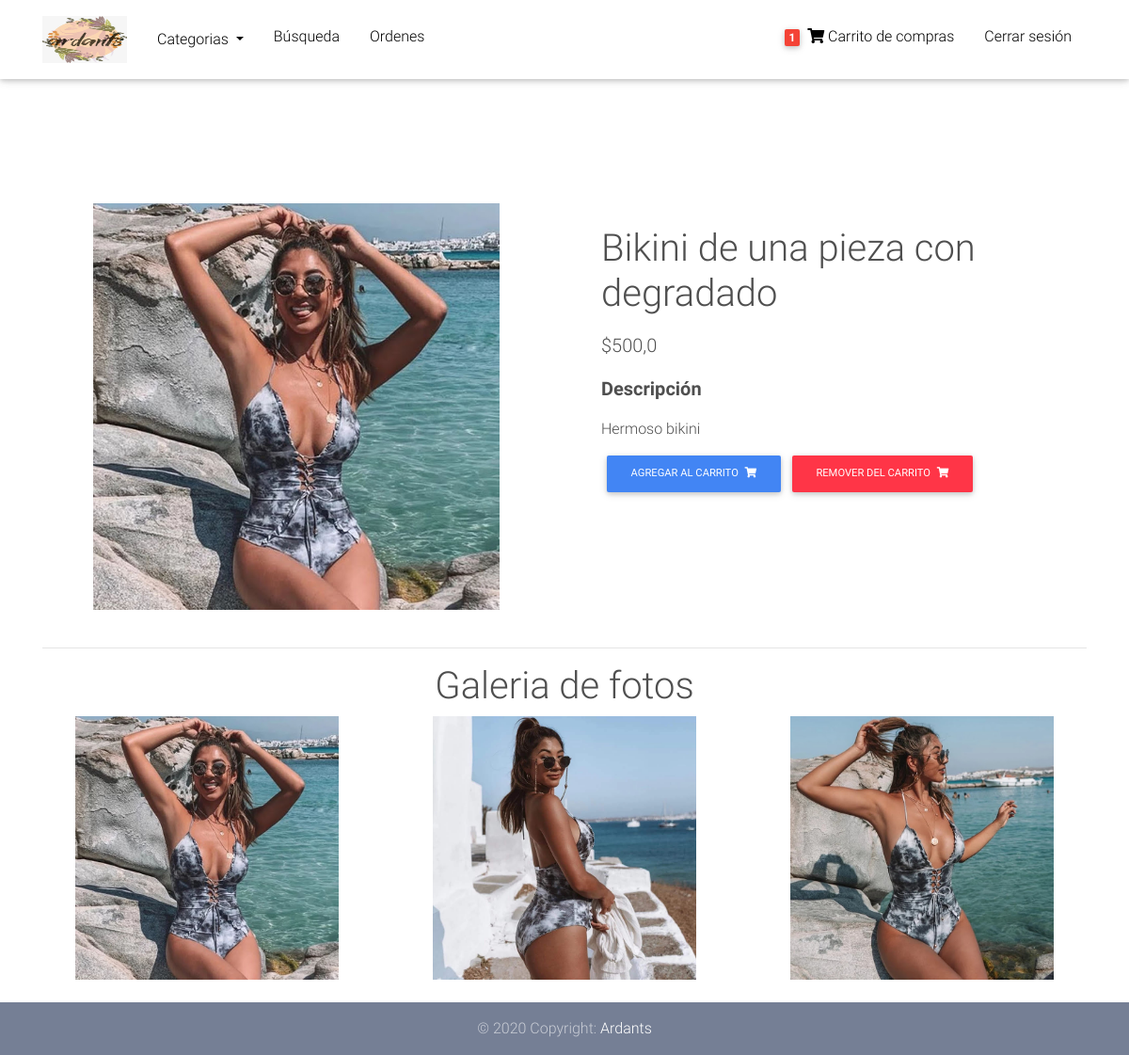
/product/bikini-una-pieza-primaveral/ (signed in), run on the app's committed database.
### core/models.py (models this page shows, shortened)
class Order(models.Model):
    user = models.ForeignKey(settings.AUTH_USER_MODEL, on_delete= models.CASCADE, verbose_name = "Usuario")
    sent = models.BooleanField(default=False, verbose_name = "¿Ha sido enviado?")
    ref_code = models.CharField(max_length=30 , verbose_name = "Número de rastreo")
    ordered = models.BooleanField(default=False , verbose_name = "¿Ordenado?")
    items = models.ManyToManyField(OrderItem , verbose_name = "Productos")
    start_date = models.DateTimeField(auto_now= True)
    ordered_date = models.DateTimeField(verbose_name = "Fecha de orden")
    shipping_address = models.ForeignKey('Address', related_name="shipping_address" ,on_delete=models.CASCADE, blank = True, null = True, verbose_name = "Dirección")
    payment = models.ForeignKey('Payment', on_delete=models.CASCADE, blank = True, null = True, verbose_name = "Pago")
    sent_price = models.IntegerField(blank = True, null = True, verbose_name = "Precio de envío")
    class Meta:
        verbose_name = "Orden"
        verbose_name_plural = "Ordenes"

class Item(models.Model):
    title = models.CharField(max_length = 100, verbose_name = "Nombre del articulo")
    price = models.FloatField(verbose_name = "Precio")
    discount_price = models.FloatField(blank=True, null=True, verbose_name = "Precio de descuento")
    category = models.ForeignKey(Category, on_delete= models.CASCADE, blank = True, null = True)
    label = models.CharField(choices=LABEL_CHOICES, max_length = 2, verbose_name = "Nuevo o en oferta?")
    slug = models.SlugField(verbose_name = "Link")
    description = models.TextField(verbose_name = "Descripcion")
    image = models.ImageField()
    image2 = models.ImageField(blank = True, null = True)
    image3 = models.ImageField(blank = True, null = True)
    stock = models.IntegerField(default = 1, verbose_name = "Stock")
    class Meta:
        verbose_name = "Producto"
        verbose_name_plural = "Productos"
    def get_add_to_cart_url(self):
        return reverse("core:add-to-cart", kwargs={
            'slug':self.slug
        })
    def get_remove_from_cart_url(self):
        return reverse("core:remove-from-cart", kwargs={
            'slug':self.slug
        })
    def get_title_upper(self):
        return self.title[0].upper() + self.title[1:]

### core/views.py (the view)
# urls.py: path('product/<slug>/', ItemDetailView.as_view(), name="product_page"),
class ItemDetailView(DetailView):
    model = Item
    template_name = "product-page.html"
    def get_context_data(self, **kwargs):
        context = super(ItemDetailView, self).get_context_data(**kwargs)
        context['categorias'] = Category.objects.all()
        return context

### core/models.py (called while the page is built)
    def __str__(self):
        return self.name

### core/templatetags/cart_template_cart.py (called while the page is built)
@register.filter
def cart_item_count(user):
    if user.is_authenticated:
        qs = Order.objects.filter(user = user, ordered = False)
        if qs.exists():
            return qs[0].items.count()
    return 0

### templates/product-page.html (shortened to what this page needs)
{% extends 'base.html' %}
{% load static %}
{% block content %}
  <main class="mt-5 pt-4">
    <div class="container dark-grey-text mt-5">
      <div class="row wow fadeIn justify-content-center">
        <div class="col-md-6 mb-4" >
          <div class="custom-center">
            <img src="{{item.image.url}}" style="width: 80%; height: 100%;"  alt="">
          </div>
        </div>
        <div class="col-md-6 mb-4">
          <div class="p-4">
            <div class="mb-3">
              <h1>{{object.get_title_upper}}</h1>
            </div>
            <p class="lead">
              {% if object.discount_price %}
                <span class="mr-1">
                  <del>${{object.price}}</del>
                </span>
                <span>${{object.discount_price}}</span>
              {% else %}
                <span>${{object.price}}</span>
              {% endif %}
            </p>
            <p class="lead font-weight-bold">Descripción</p>
            <p>{{object.description}}</p>
            <div class="buttons">
              <a href="{{object.get_add_to_cart_url}}" class="btn btn-primary btn-md my-0 p">Agregar al carrito
                <i class="fas fa-shopping-cart ml-1"></i>
              </a>
              <a href="{{object.get_remove_from_cart_url}}" class="btn btn-danger btn-md my-0 p">Remover del carrito
                <i class="fas fa-shopping-cart ml-1"></i>
              </a>
            </div>
          </div>
        </div>
      </div>
      <hr>
      <div>
        <h1 style="text-align: center;">Galeria de fotos</h1>
      </div>
      <div class="row wow fadeIn">
        <div class="col-lg-4 col-md-12 mb-4 custom-center">
          <img style="width: 80%; height: 100%;"  src="{{item.image.url}}" class="img-fluid" alt="">
        </div>
        {% if item.image2 %}
        <div class="col-lg-4 col-md-6 mb-4 custom-center">
          <img style="width: 80%; height: 100%;"  src="{{item.image2.url}}" class="img-fluid" alt="">
        </div>
        {% endif %}
        {% if item.image3 %}
        <div class="col-lg-4 col-md-6 mb-4 custom-center">
          <img style="width: 80%; height: 100%;"  src="{{item.image3.url}}" class="img-fluid" alt="">
        </div>
        {% endif %}
      </div>
    </div>
  </main>
{% endblock %}

### templates/base.html (shortened to what this page needs)
{% load static %}
{% load cart_template_cart %}
<!DOCTYPE html>
<html lang="en">
<head>
    <link rel="stylesheet" href="https://use.fontawesome.com/releases/v5.11.2/css/all.css">
    <link href=" {% static 'css/bootstrap.min.css' %}" rel="stylesheet">
    <link href=" {% static 'css/mdb.min.css' %}" rel="stylesheet">
    <link href=" {% static 'css/style.min.css' %}" rel="stylesheet">
    <link href="{% static 'css/style.css' %}" rel="stylesheet" />
</head>
<body>
  <nav class="navbar fixed-top navbar-expand-lg navbar-light white scrolling-navbar">
    <div class="container">
      <a class="navbar-brand" href="/">
        <img src="{% static 'img/logo.jpeg' %}" width="90" height="50" alt="">
      </a>
      <div class="collapse navbar-collapse" id="navbarSupportedContent">
        <ul class="left">
          <li class="nav-item dropdown">
            <a class="nav-link dropdown-toggle" href="#" id="navbarDropdown" role="button" data-toggle="dropdown" aria-haspopup="true" aria-expanded="false">
              Categorias
            </a>
          </li>
          <li>
            <a class="nav-link waves-effect active" href="/search">Búsqueda</a>
          </li>
          {% if request.user.is_authenticated %}
          <li>
            <a class="nav-link waves-effect active" href="/myorders">Ordenes</a>
          </li>
          {% endif %}
        </ul>
        <ul class="right">
          {% if request.user.is_authenticated %}
            <li>
              <a class="nav-link waves-effect" href="{% url 'core:order-summary' %}">
                <span class="badge red z-depth-1 mr-1"> {{request.user|cart_item_count}} </span>
                <i class="fas fa-shopping-cart"></i>
                <span> Carrito de compras </span>
              </a>
            </li>
            <li>
              <a class="nav-link waves-effect" href="{% url 'account_logout' %}">
                <span> Cerrar sesión </span>
              </a>
            </li>
          {% endif %}
        </ul>
      </div>
    </div>
  </nav>
  <div class="mt-5 pt-5">
    </div>
    <div id="content">
        {% block content %}{% endblock %}
    </div>
  <footer class="page-footer text-center wow fadeIn">
    <div class="footer-copyright py-3">
      © 2020 Copyright:
      <a href="https://www.ardants.com" target="_blank">Ardants</a>
    </div>
  </footer>
</body>
</html>

### static_in_env/css/style.css (style rules this page uses)
html, body, .view { height: 100%; }
.custom-center { display: flex; justify-content: center; align-items: center; align-content: center; }
.buttons { display: flex; }
.left { display: flex; list-style: none; justify-content: center; align-content: center; align-items: center; padding: 0; margin: 0; width: 50%; justify-content: flex-start; }
.left li a { color: black !important; }
.right { display: flex; list-style: none; justify-content: center; align-content: center; align-items: center; padding: 0; margin: 0; width: 50%; justify-content: flex-end; }
.right li a { color: black !important; }
.page-footer { background-color: #929FBA; }

### templates/base.html (style rules this page uses)
html, body, header, .carousel { height: 60vh; }

### data on the page
Item: image (picture), get_title_upper "Bikini de una pieza con degradado", price "500,0", description "Hermoso bikini", image2 (picture), image3 (picture)

### other printed values
{{ request.user|cart_item_count }} "1"
